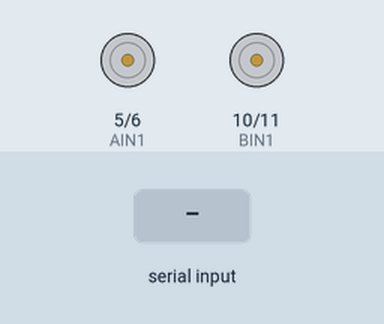
The sketch below on a simulated Arduino Uno, built with avr-gcc and run on an emulated ATmega328P. On the bench: motor-driver pin pairs drawn as motors (green arrow = first pin HIGH = forward, orange = second pin HIGH = backward, longer = more drive). The test bench sets the inputs (shaded band). What the sketch prints to the serial monitor is not drawn.

Above: at 1.2 s.
1.3 s: "30,150\n" received over Serial
At 1.6 s:
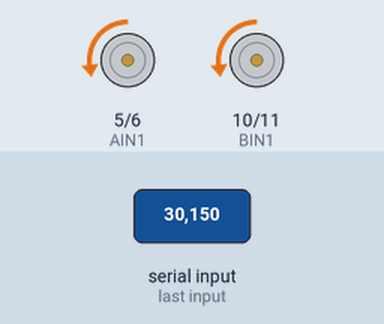
2.8 s: "49\n" received over Serial
At 3.8 s:
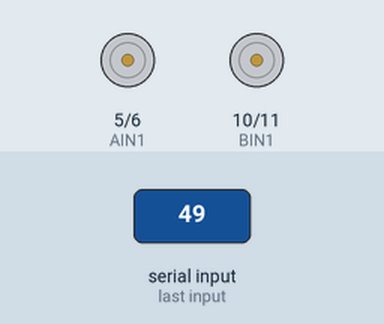
4.3 s: "51\n" received over Serial
At 5.0 s:
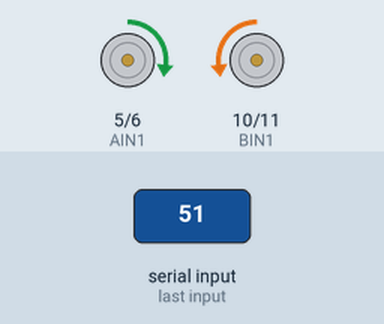
Timing chart, 0 to 7.3 s (numbered marks = the images above; inputs shaded):
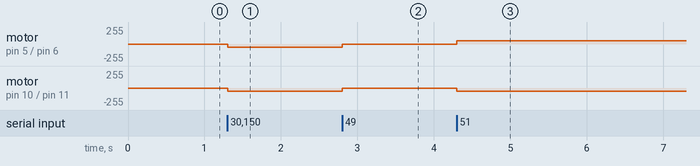

The sketch:

dcMotor_pwm.ino
```cpp
// Specify pin# where Rotary encoder connected to
const uint8_t speeds = 50;

// グローバル変数の宣言
char input[1];  // 文字列格納用
int i = 0;      // 文字数のカウンタ
int val = 0;    // 受信した数値
int rot=0;   // 回転指示用

void setup() {
  Serial.begin(9600);
  pinMode(5, OUTPUT);  // AIN1
  pinMode(6, OUTPUT);  // AIN2
  pinMode(10, OUTPUT);  // BIN1
  pinMode(11, OUTPUT);  // BIN2
  Serial.println("CarMovement: 53.=break, 49.=forward, 50.=back, 51.=cw, 52.=ccw");
}


// シリアル通信で受信したデータを数値に変換
int serialNum(){
  // データ受信した場合の処理
  if (Serial.available()) {
    input[i] = Serial.read();
     // 文字数が3以上 or 末尾文字がある場合の処理
    if (i > 0 || input[i] == "\0") {
//    if (i > 2) {
      //input[i+1] = '\0';      // 末尾に終端文字の挿入
      val = atoi(input);    // 文字列を数値に変換
      Serial.write(input); // 文字列を送信
      Serial.write("\n");
      i = 0;      // カウンタの初期化
    }
    else { i++; }
  }
  return val;
}


/*
// シリアル通信で受信したデータを数値に変換
int serialNum(){
  // データ受信した場合の処理
  if (Serial.available()) {
    for(i=0;i<=1;i++){
        input[i] = Serial.read();}
    val = atoi(input);    // 文字列を数値に変換
    Serial.write(input); // 文字列を送信
    Serial.write("\n");
    i = 0;      // カウンタの初期化
  }
  return val;
}
*/

void loop() {
  rot = serialNum();
  //rot = Serial.read();
  //Serial.write(rot);
  //Serial.write("\n");

  if(rot ==  49){
     //Serial.println("正転");
     analogWrite(5, speeds);  // AIN1:1
     analogWrite(6, 0);  // AIN2:0
     analogWrite(10, speeds);  // BIN1:1
     analogWrite(11, 0);  // BIN2:0
     //delay(5000);
     }
  else if(rot == 50){
        //Serial.println("逆転");
     analogWrite(5, 0);  // AIN1:0
     analogWrite(6, speeds);  // AIN2:1
     analogWrite(10, 0);  // BIN1:0
     analogWrite(11, speeds);  // BIN2:1
        //delay(5000);
     }
  else if(rot == 51){
       //Serial.println("右周り");
     analogWrite(5, speeds);  // AIN1:1
     analogWrite(6, 0);  // AIN2:0
     analogWrite(10, 0);  // BIN1:0
     analogWrite(11, speeds);  // BIN2:1
    }
  else if(rot == 52){
      //Serial.println("左周り");
     analogWrite(5, 0);  // AIN1:0
     analogWrite(6, speeds);  // AIN2:1
     analogWrite(10, speeds);  // BIN1:1
     analogWrite(11, 0);  // BIN2:0
    }
  else{
   //Serial.println("空転");
     analogWrite(5, 0);  // AIN1:0
     analogWrite(6, 0);  // AIN2:0
     analogWrite(10, 0);  // BIN1:0
     analogWrite(11, 0);  // BIN2:0
   //delay(1000);
  }
}
```

Measured:
- after the input at 1.3 s, motor on pin 5 (AIN1) / pin 6 (AIN2), motor on pin 10 (BIN1) / pin 11 (BIN2): stopped → backward 50/255 at once
- after the input at 2.8 s, motor on pin 5 (AIN1) / pin 6 (AIN2), motor on pin 10 (BIN1) / pin 11 (BIN2): backward 50/255 → stopped at once
- after the input at 4.3 s, motor on pin 5 (AIN1) / pin 6 (AIN2): stopped → forward 50/255 at once; motor on pin 10 (BIN1) / pin 11 (BIN2): stopped → backward 50/255 at once
